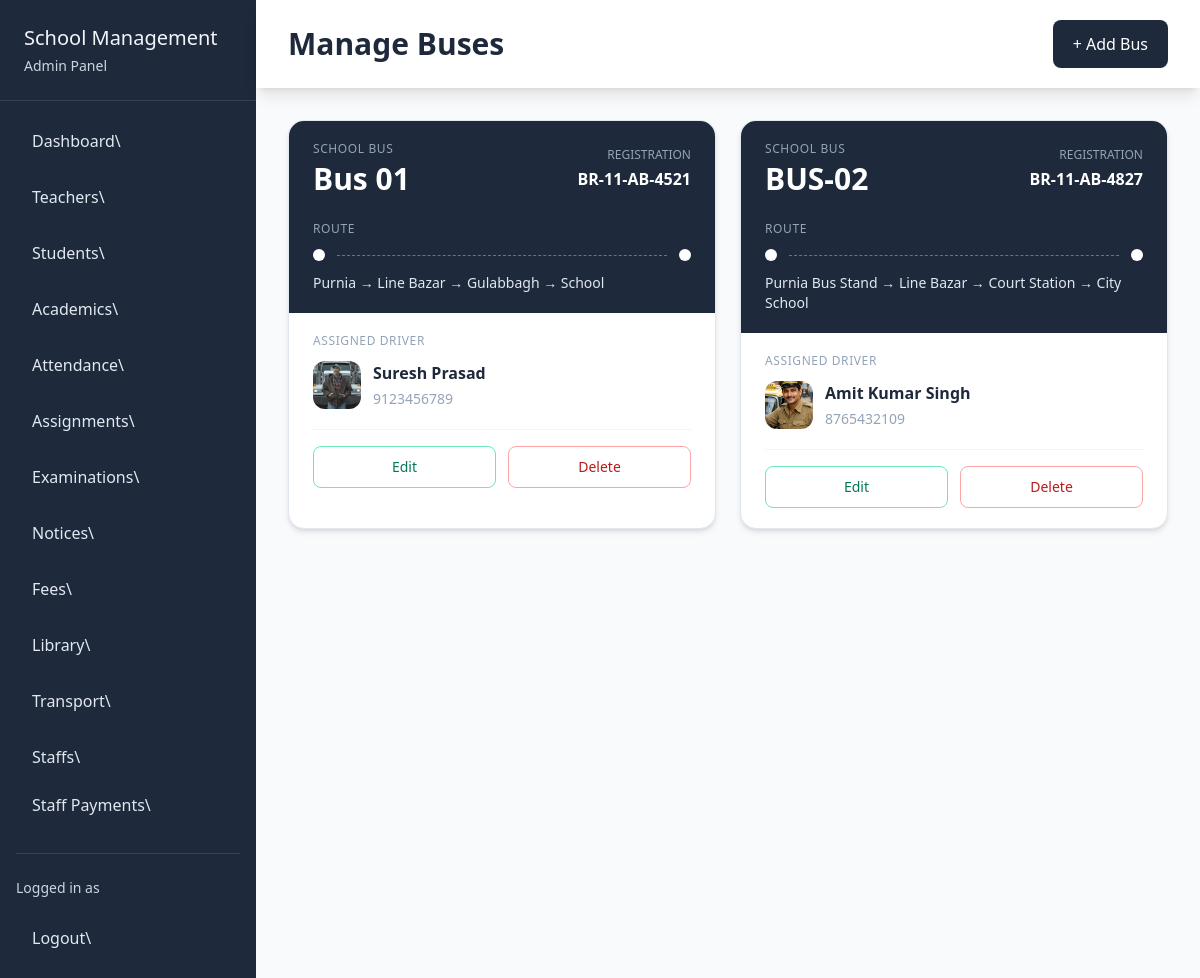
The page /transport/manage/buses/ on the database its author committed.
### transport/models.py (models this page shows, shortened)
class Bus(models.Model):
    bus_number = models.CharField(max_length=50)
    registration_number = models.CharField(max_length=50)
    route = models.CharField(max_length=200)
    driver = models.ForeignKey(Driver, on_delete=models.SET_NULL, null=True, blank=True)

class Driver(models.Model):
    name = models.CharField(max_length=100)
    phone = models.CharField(max_length=15)
    address = models.TextField()
    license_number = models.CharField(max_length=50)
    cover_image = models.ImageField(upload_to="driver/", null=True, blank=True)

### transport/views.py (the view)
# urls.py: path("manage/buses/", views.manage_buses, name="manage_buses"),
def manage_buses(req):
    data = {
        "buses" : Bus.objects.all()
    }
    return render(req, "transport/manage_buses.html", data)

### transport/templates/transport/manage_buses.html (shortened to what this page needs)
{% extends 'school_admin/base.html' %}
{% block content %}
<div class="flex-1">
    <div class="bg-white px-8 py-5 shadow-lg mb-8 flex items-center justify-between">
        <h1 class="text-3xl font-semibold text-slate-800">Manage Buses</h1>
        <a href="{% url 'insert_bus' %}" class="px-5 py-3 rounded-lg bg-slate-800 text-white font-medium hover:bg-slate-700 transition">+ Add Bus</a>
    </div>
    <div class="px-8 pb-10">
        {% if buses %}
        <div class="grid grid-cols-2 gap-6">
            {% for bus in buses %}
            <div class="bg-white rounded-2xl border border-slate-200 shadow-md overflow-hidden hover:shadow-xl transition duration-300">
                <div class="bg-slate-800 text-white px-6 py-5">
                    <div class="flex items-center justify-between">
                        <div>
                            <p class="text-xs text-slate-400 uppercase tracking-wider">School Bus</p>
                            <h2 class="text-3xl font-bold mt-1">{{ bus.bus_number }}</h2>
                        </div>
                        <div class="text-right">
                            <p class="text-xs text-slate-400 uppercase">Registration</p>
                            <p class="font-semibold mt-1">{{ bus.registration_number }}</p>
                        </div>
                    </div>
                    <div class="mt-6">
                        <p class="text-xs text-slate-400 uppercase tracking-wider">Route</p>
                        <div class="flex items-center gap-3 mt-3">
                            <div class="w-3 h-3 bg-white rounded-full"></div>
                            <div class="flex-1 border-t border-dashed border-slate-500"></div>
                            <div class="w-3 h-3 bg-white rounded-full"></div>
                        </div>
                        <p class="text-sm text-slate-200 mt-3">{{ bus.route }}</p>
                    </div>
                </div>
                <div class="px-6 py-5">
                    <p class="text-xs text-slate-400 uppercase tracking-wider">Assigned Driver</p>
                    {% if bus.driver %}
                    <div class="flex items-center justify-between mt-3">
                        <div class="flex items-center gap-3">
                            {% if bus.driver.cover_image %}
                            <img src="{{ bus.driver.cover_image.url }}" alt="{{ bus.driver.name }}" class="w-12 h-12 rounded-xl object-cover">
                            {% else %}
                            <div class="w-12 h-12 rounded-xl bg-slate-100 flex items-center justify-center text-slate-600 font-bold">{{ bus.driver.name|first|upper }}</div>
                            {% endif %}
                            <div>
                                <p class="font-semibold text-slate-800">{{ bus.driver.name }}</p>
                                <p class="text-sm text-slate-400 mt-1">{{ bus.driver.phone }}</p>
                            </div>
                        </div>
                    </div>
                    {% else %}
                    <div class="mt-3">
                        <span class="inline-block px-3 py-2 rounded-lg bg-amber-50 text-amber-600 text-sm">No Driver Assigned</span>
                    </div>
                    {% endif %}
                    <div class="flex gap-3 mt-5 pt-4 border-t border-slate-100">
                        <a href="{% url "edit_bus" bus.id %}" class="flex-1 text-center py-2.5 rounded-lg border border-emerald-300 text-emerald-700 text-sm font-medium hover:bg-emerald-50">Edit</a>
                        <a href="{% url "delete_bus" bus.id %}" class="flex-1 text-center py-2.5 rounded-lg border border-red-300 text-red-700 text-sm font-medium hover:bg-red-50">Delete</a>
                    </div>
                </div>
            </div>
            {% endfor %}
        </div>
        {% endif %}
    </div>
</div>
{% endblock content %}

### rows shown on the page
Bus: bus_number "Bus 01", registration_number "BR-11-AB-4521", route "Purnia → Line Bazar → Gulabbagh → School", driver.cover_image (picture), driver.name "Suresh Prasad", driver.phone "9123456789"
Bus: bus_number "BUS-02", registration_number "BR-11-AB-4827", route "Purnia Bus Stand → Line Bazar → Court Station → City School", driver.cover_image (picture), driver.name "Amit Kumar Singh", driver.phone "8765432109"
